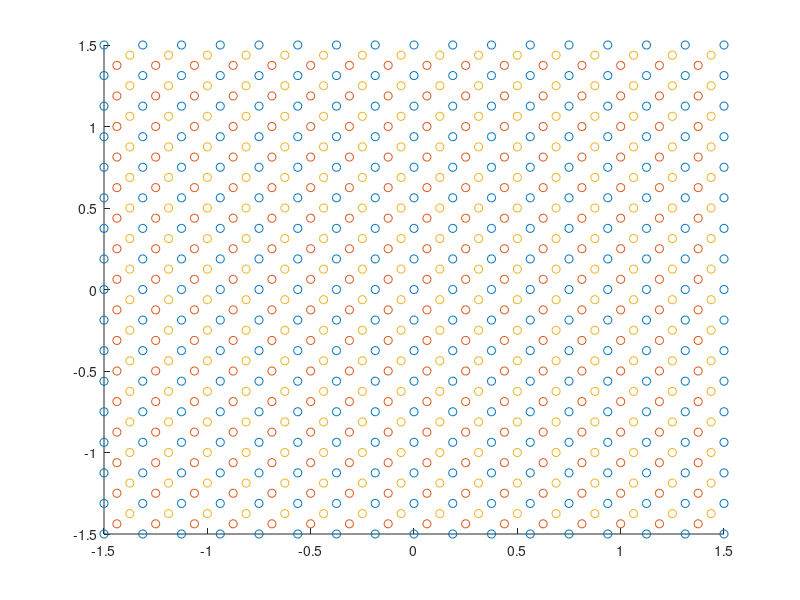

This figure's MATLAB source: (Note: this script raises an error after producing the figure.)
function deterministic_LP()
	sol_OK=false;

	rho=1.5;
	resolution=8;
	row_verts=2*resolution+1;
	num_tris=(2*resolution)^2;
	num_verts=(row_verts)^2;


	[a,b]=meshgrid(-rho:rho/resolution:rho,-rho:rho/resolution:rho);
	[centroid_a,centroid_b]=meshgrid((-3+1/resolution)*rho/3:rho/resolution:(3-2/resolution)*rho/3,(-3+1/resolution)*rho/3:rho/resolution:(3-2/resolution)*rho/3);
	[centroid_c,centroid_d]=meshgrid((-3+2/resolution)*rho/3:rho/resolution:(3-1/resolution)*rho/3,(-3+2/resolution)*rho/3:rho/resolution:(3-1/resolution)*rho/3);

	centroid_a=reshape(centroid_a,[num_tris,1]);
	centroid_b=reshape(centroid_b,[num_tris,1]);
	centroid_c=reshape(centroid_c,[num_tris,1]);
	centroid_d=reshape(centroid_d,[num_tris,1]);
	% clf
	scatter(reshape(a,[num_verts,1]),reshape(b,[num_verts,1])); hold on
	scatter(centroid_a,centroid_b); hold on
	scatter(centroid_c,centroid_d); hold on

	x=msspoly('x',2);
	% xdot = [-2*x(1); -2*x(2)];
	% xdot = [-2*x(1)+x(1)^3; -2*x(2)+x(2)^3];
	xdot = -[x(2); -x(1)-x(2).*(x(1).^2-1)];

	df=diff(xdot,x);
	A1=dmsubs(df(:,1),x,[centroid_a(:)';centroid_b(:)']);
	A2=dmsubs(df(:,2),x,[centroid_a(:)';centroid_b(:)']);
	A=[];
	for i =1:num_tris
		A=[A,A1(:,i),A2(:,i)];
	end

	% vert_values=find_V(x,xdot,A,rho,resolution,a,b);
	% scatter(centroid_c,centroid_d)
end

function vert_values=find_V(x,xdot,A,rho,resolution,a,b)
	row_verts=2*resolution+1;
	num_tris=(2*resolution)^2;
	num_verts=(row_verts)^2;
	prog=spotsosprog;
	prog=prog.withIndeterminate(x);
	[prog,vert_values]=prog.newPos(num_verts);
	[prog,slacks]=prog.newPos(num_tris);
	slacks=reshape(slacks,[2*resolution,2*resolution]);
	vert_values=reshape(vert_values,[row_verts,row_verts]);
	prog=prog.withEqs(vert_values(resolution+1,resolution+1));
	% the exterior values are the same
	prog=prog.withEqs(vert_values(1,1)-1);

	for i=1:row_verts
		for j=1:row_verts
			if i==1|j==1|i==row_verts|j==row_verts
				prog=prog.withEqs(vert_values(i,j)-1);
			end
		end
	end


	vert_values_no_top=vert_values(2:row_verts,:);
	vert_values_no_right=vert_values(:,1:row_verts-1);

	for i=1:2*resolution
		for j=1:2*resolution
			w1(i,j)=(resolution/(rho)).*(vert_values_no_top(i,j+1)-vert_values_no_top(i,j));
			w2(i,j)=(resolution/(rho)).*(vert_values_no_right(i+1,j)-vert_values_no_right(i,j));
		end
	end
	w1=reshape(w1,num_tris,1);
	w2=reshape(w2,num_tris,1);
	% for i=1:64
	% 	Vdot(i)=[w1(i),w2(i)]*A{i}*x
	% end
	xrep=repmat(x,[num_tris,1]);
	Vdot=[w1,w2]*A*xrep;
	Vdot=reshape(Vdot,[2*resolution,2*resolution]);

	for i=1:2*resolution
		for j=1:2*resolution
			% verts=[(a(i,j);b(i,j));;(a(i+1,j);b(i+1,j))];
			prog=prog.withPos(-slacks(i,j)-(subs(Vdot(i,j),x,[a(i,j);b(i,j)])));
			prog=prog.withPos(-slacks(i,j)-(subs(Vdot(i,j),x,[a(i+1,j);b(i+1,j)])));
			prog=prog.withPos(-slacks(i,j)-(subs(Vdot(i,j),x,[a(i,j);b(i,j)])));

		end
	end
	slacks=reshape(slacks,[num_tris,1]);

	% vdot<0 at the vertices, with f approxiamted at the centroid
	
	options = spot_sdp_default_options();
	options.verbose=1;
	sol=prog.minimize(-sum(slacks),@spot_mosek,options);
	if sol.status==spotsolstatus.STATUS_PRIMAL_AND_DUAL_FEASIBLE
		sol_OK=true;
		values=double(sol.eval(vert_values))
		surf(a,b,values);
		title('piecewise $$\dot{V}$$','interpreter','latex','fontsize',20) 
		xlabel('$$ x_1 $$','interpreter','latex','fontsize',15)
		ylabel('$$ x_2 $$','interpreter','latex','fontsize',15)
	end

end



